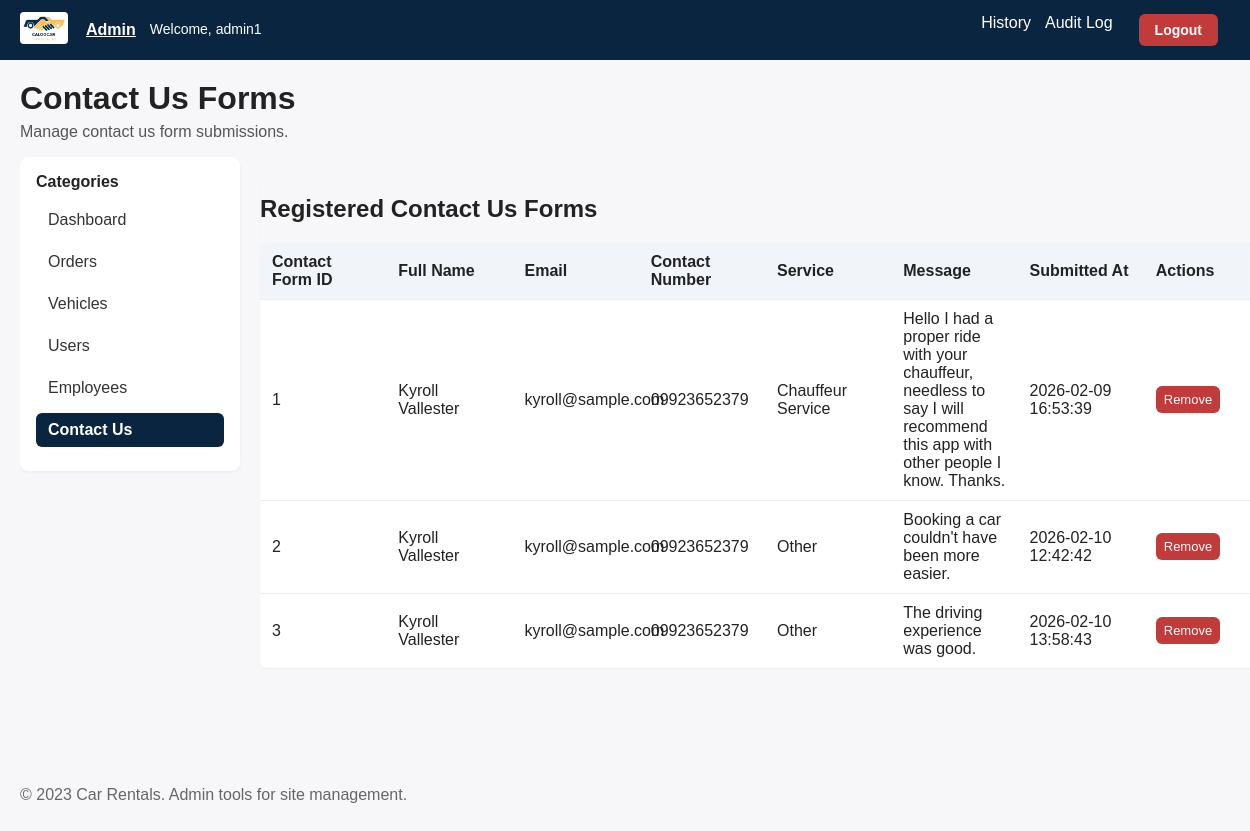
The page /contactus.php (signed in) on the database its author committed.
### tables this page shows
CREATE TABLE `contact_us_forms` (
  `contact_us_id` int(11) NOT NULL,
  `full_name` varchar(100) NOT NULL,
  `email` varchar(100) NOT NULL,
  `contact_number` varchar(20) NOT NULL,
  `service` varchar(100) NOT NULL,
  `message` text NOT NULL,
  `submitted_at` timestamp NOT NULL DEFAULT current_timestamp()
);

### contactus.php (the view, shortened to what this page needs)
<?php
include "config.php";
$sql = "SELECT contact_us_id, full_name, email, contact_number, service, message, submitted_at FROM contact_us_forms ORDER BY contact_us_id";
$result = $conn->query($sql);
?>
<!DOCTYPE html>
<html lang="en">
<head>
    <link rel="stylesheet" href="admin.css">
</head>
<body>
    <nav>
        <div class="nav-container">
            <div class="logo-placeholder">
                <img src="Caloocars.png" alt="logo">
            </div>
            <ul>
                <li class="active"><a href="admin.php">Admin</a></li>
                <span class="admin-username">Welcome, <?php echo htmlspecialchars($_SESSION['admin_username']); ?></span>
            </ul>
            <ul class="nav-right">
                <li><a href="history.php">History</a></li>
                <li><a href="audit_log.php">Audit Log</a></li>
                <li class="admin-info">
                    <a href="logout.php" class="logout-btn">Logout</a>
                </li>
            </ul>
        </div>
    </nav>
    <main class="admin-container">
        <header class="admin-header">
            <h1>Contact Us Forms</h1>
            <p>Manage contact us form submissions.</p>
        </header>
        <div class="admin-wrapper">
            <aside class="sidebar">
                <h3>Categories</h3>
                <ul>
                    <li><a href="admin.php">Dashboard</a></li>
                    <li><a href="orders.php">Orders</a></li>
                    <li><a href="vehicles.php">Vehicles</a></li>
                    <li><a href="users.php">Users</a></li>
                    <li><a href="employees.php">Employees</a></li>
                    <li><a href="contactus.php" class="active">Contact Us</a></li>
                </ul>
            </aside>
            <section class="main-content">
                <section class="table-section">
                    <h2>Registered Contact Us Forms</h2>
                    <table class="admin-table">
                        <thead>
                            <tr>
                                <th>Contact Form ID</th>
                                <th>Full Name</th>
                                <th>Email</th>
                                <th>Contact Number</th>
                                <th>Service</th>
                                <th>Message</th>
                                <th>Submitted At</th>
                                <th>Actions</th>
                            </tr>
                        </thead>
                        <tbody>
                            <?php
                            if ($result->num_rows > 0) {
                                while($row = $result->fetch_assoc()) {
                                    echo "<tr>";
                                    echo "<td>" . htmlspecialchars($row['contact_us_id']) . "</td>";
                                    echo "<td>" . htmlspecialchars($row['full_name']) . "</td>";
                                    echo "<td>" . htmlspecialchars($row['email']) . "</td>";
                                    echo "<td>" . htmlspecialchars($row['contact_number']) . "</td>";
                                    echo "<td>" . htmlspecialchars($row['service']) . "</td>";
                                    echo "<td>" . htmlspecialchars($row['message']) . "</td>";
                                    echo "<td>" . htmlspecialchars($row['submitted_at']) . "</td>";
                                    echo "<td><button class='btn small danger' onclick=\"deleteContact(" . $row['contact_us_id'] . ")\">Remove</button></td>";
                                    echo "</tr>";
                                }
                            } else {
                                echo "<tr><td colspan='8' style='text-align: center;'>No contact us forms found</td></tr>";
                            }
                            ?>
                        </tbody>
                    </table>
                </section>
            </section>
        </div>
        <footer class="admin-footer">
            <p>&copy; 2023 Car Rentals. Admin tools for site management.</p>
        </footer>
    </main>
</body>
</html>

### admin.css (style rules this page uses)
body { font-family: Arial, Helvetica, sans-serif; margin: 0; color: #222; background: #f7f7f9; }
nav { background: #0a2540; color: #fff; }
.nav-container { display:flex; align-items:center; gap:18px; padding:12px 20px; }
.nav-container .logo-placeholder img { width:48px; height:32px; object-fit:cover; border-radius:4px; }
.nav-container ul { list-style:none; margin:0; padding:0; display:flex; gap:14px; }
.nav-container ul.nav-right { margin-left:auto; }
.nav-container a { color: #fff; text-decoration:none; }
.nav-container li.active a { font-weight:700; text-decoration:underline; }
.admin-container { width:100%; height:100vh; margin:0; padding:20px; display:flex; flex-direction:column; }
.admin-header h1 { margin:0 0 6px 0; }
.admin-header p { margin:0 0 16px 0; color:#555 }
.admin-wrapper { display:grid; grid-template-columns:220px 1fr; gap:20px; flex:1; overflow:hidden; }
.sidebar { background:#fff; padding:16px; border-radius:8px; box-shadow:0 1px 3px rgba(0,0,0,0.06); height:fit-content; }
.sidebar h3 { margin:0 0 12px 0; font-size:16px; }
.sidebar ul { list-style:none; margin:0; padding:0; }
.sidebar li { margin:0 0 8px 0; }
.sidebar a { display:block; padding:8px 12px; border-radius:6px; text-decoration:none; color:#333; transition:all 0.2s; }
.sidebar a.active { background:#0a2540; color:#fff; font-weight:600; }
.table-section { margin:18px 0; overflow-y: auto; max-height: calc(100vh - 300px); border-radius:6px; box-shadow:0 1px 2px rgba(0,0,0,0.04); }
.admin-table { width:100%; border-collapse:collapse; background:#fff; border-radius:6px; overflow: visible; }
.admin-table thead { background:#f1f5f9; position: sticky; top: 0; z-index: 10; }
.admin-table th, .admin-table td { padding:10px 12px; text-align:left; border-bottom:1px solid #eee; }
.admin-table tbody tr:last-child td { border-bottom: none; }
.table-section .admin-table { display: block; overflow-x: auto; }
.table-section .admin-table thead, .table-section .admin-table tbody { display: table; width: 100%; table-layout: fixed; }
.btn { background:#0a2540; color:#fff; border:none; padding:8px 12px; border-radius:6px; cursor:pointer }
.btn.small { padding:6px 8px; font-size:13px }
.btn.danger { background:#c23b3b }
.admin-footer { margin:28px 0 60px 0; color:#666; }
.admin-info { display: flex; align-items: center; gap: 12px; padding: 0 12px; }
.admin-username { font-size: 14px; color: #fff; white-space: nowrap; }
.logout-btn { background: #c23b3b; color: #fff; padding: 8px 16px; border-radius: 6px; text-decoration: none; font-size: 14px; font-weight: 600; transition: all 0.2s; display: inline-block; }

### rows shown on the page
contact_us_forms: contact_us_id "1", full_name "Kyroll Vallester", email "kyroll@sample.com", contact_number "09923652379", service "Chauffeur Service", message "Hello I had a proper ride with your chauffeur, needless to say I will recommend this app with other people I know. Thanks.", submitted_at "2026-02-09 16:53:39"
contact_us_forms: contact_us_id "2", full_name "Kyroll Vallester", email "kyroll@sample.com", contact_number "09923652379", service "Other", message "Booking a car couldn't have been more easier.", submitted_at "2026-02-10 12:42:42"
contact_us_forms: contact_us_id "3", full_name "Kyroll Vallester", email "kyroll@sample.com", contact_number "09923652379", service "Other", message "The driving experience was good.", submitted_at "2026-02-10 13:58:43"

### other values the page prints
$_SESSION['admin_username'] "admin1"
